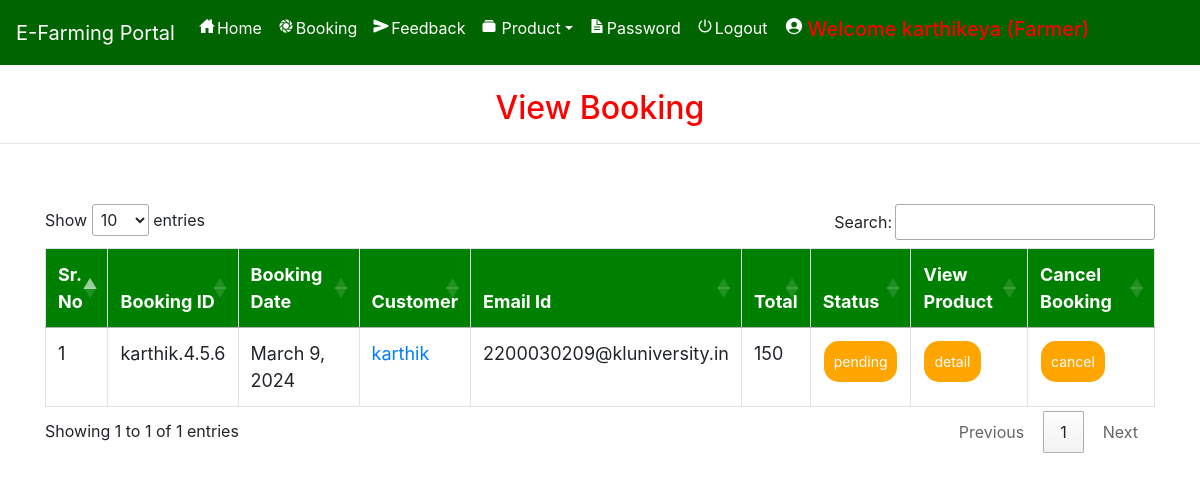
Screenshot of /admin_viewBooking (signed in) with the database file from the repository.
### farmerapp/models.py (models this page shows, shortened)
class Booking(models.Model):
    status = models.ForeignKey(Status, on_delete=models.CASCADE, null=True)
    profile = models.ForeignKey(Profile, on_delete=models.CASCADE, null=True)
    farmer =  models.TextField(null=True)
    booking_id = models.CharField(max_length=200,null=True)
    quantity = models.CharField(max_length=100,null=True)
    payment_id = models.CharField(max_length=200,null=True)
    payment_status = models.CharField(max_length=200,null=True, default="Pending")
    book_date = models.CharField(max_length=30, null=True)
    total = models.IntegerField(null=True)

class Profile(models.Model):
    user = models.ForeignKey(User, on_delete=models.CASCADE, null=True)
    dob = models.DateField(null=True)
    city = models.CharField(max_length=30, null=True)
    address = models.CharField(max_length=50, null=True)
    contact = models.CharField(max_length=10, null=True)
    user_type = models.CharField(max_length=10, null=True)
    status =  models.CharField(max_length=30, null=True, default="Pending")
    image = models.FileField(null=True)

class Status(models.Model):
    name = models.CharField(max_length=20, null=True)

### farmerapp/views.py (the view)
# urls.py: path('admin_viewBooking', Admin_View_Booking, name='admin_viewBooking'),
def Admin_View_Booking(request):
    if not request.user.is_authenticated:
        return redirect('login_admin')
    book = Booking.objects.all()
    d = {'book': book}
    return render(request, 'admin_viewBokking.html', d)

### farmerapp/templates/admin_viewBokking.html (shortened to what this page needs)
{% extends 'navigation.html' %}
{% block body %}
<center><h2 style="color:red;margin-top:2%">View Booking</h2></center><hr>
 <div class="container">
<table class="table table-bordered" id="myTable">
  <thead>
  <tr>
    <th>Sr. No</th>
    <th>Booking ID</th>
    <th>Booking Date</th>
    <th>Customer</th>
    <th>Email Id</th>
      <th>Total</th>
      <th>Status</th>
    <th>View Product</th>
    <th>Cancel Booking</th>
  </tr>
  </thead>
   <tbody>
{% for i in book %}
  <tr>
      <td>{{forloop.counter}}</td>
    <td>{{i.booking_id}}</td>
    <td>{{i.book_date}}</td>
    <td>
      <a href="/profile/{{i.profile.user.id}}">
        {{i.profile.user.username}}
      </a>
    </td>
    <td>{{i.profile.user.email}}</td>
      <td>{{i.total}}</td>
    <td><a href="{% url 'Edit_status' i.booking_id i.id %}"><button class="button button1">{{i.status.name}}</button></a></td>
      <td><a href="{% url 'admin_booking_detail' i.booking_id i.id i.profile.user.id  %}"><button class="button button1">detail</button></a></td>
      <td><a href="{% url 'delete_admin_booking' i.booking_id i.id %}" onclick="return confirm('Are you sure?')"><button class="button button1" id="#delete">cancel</button></a></td>
  </tr>
   {% endfor %}
    </tbody>
</table>
 </div>
{% endblock %}

### farmerapp/templates/navigation.html (style rules this page uses)
* { box-sizing: border-box; }
#myTable { border-collapse: collapse; width: 100%; border: 1px solid #ddd; font-size: 18px; }
#myTable th { text-align: left; padding: 12px; background-color: green; color: white; }
#myTable td { text-align: left; padding: 12px; background-color: white; }
#myTable tr { border-bottom: 1px solid #ddd; }
.button { background-color: orange; border: none; color: white; padding: 10px; text-align: centre; text-decoration: none; display: inline-block; font-size: 14px; margin: 1px 1px; cursor: pointer; }
.button1 { border-radius: 15px; }

### rows the page displays
Booking: booking_id "karthik.4.5.6", book_date "March 9, 2024", profile.user.username "karthik", profile.user.email "2200030209@kluniversity.in", total "150", status.name "pending"
